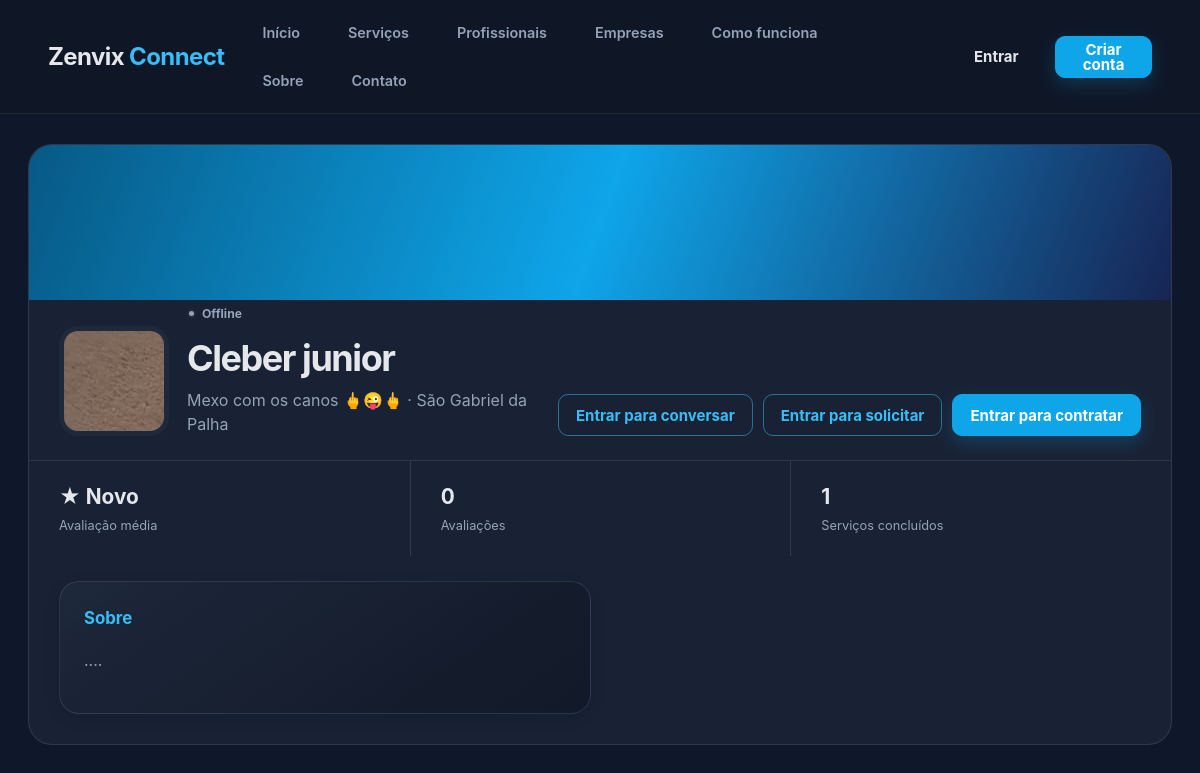
/profissional/11, run on the app's committed database.
### tables this page shows
CREATE TABLE usuarios (
            id INTEGER PRIMARY KEY AUTOINCREMENT,
            nome TEXT NOT NULL,
            email TEXT NOT NULL UNIQUE,
            senha TEXT NOT NULL,
            telefone TEXT,
            cidade TEXT,
            tipo TEXT NOT NULL
        , bio TEXT, especialidade TEXT, empresa_nome TEXT, estado TEXT, bairro TEXT, cpf TEXT, documento TEXT, foto_perfil TEXT, cnpj TEXT, documento_empresa TEXT, logo_empresa TEXT, approval_status TEXT, deletion_requested INTEGER DEFAULT 0, rejection_reason TEXT, status_online TEXT DEFAULT 'offline', TEXT, ultimo_acesso TEXT);

### app.py (the view)
@app.route("/profissional/<int:provider_id>")
def perfil_publico_profissional(provider_id):
    return render_public_provider_profile(provider_id, "profissional")

### app.py (called while the page is built, shortened)
@app.context_processor
def inject_online_users():
    return {"online_users": online_users}

def generate_csrf_token():
    if "_csrf_token" not in session:
        session["_csrf_token"] = secrets.token_urlsafe(32)
    return session["_csrf_token"]

@app.context_processor
def inject_csrf_token():
    return {"csrf_token": generate_csrf_token()}

def get_db():
    if "db" not in g:
        g.db = sqlite3.connect(DATABASE_PATH)
        g.db.row_factory = sqlite3.Row
    return g.db

def get_user_by_id(user_id):
    db = get_db()
    return db.execute("SELECT * FROM usuarios WHERE id = ?", (user_id,)).fetchone()

def is_provider_active(user):
    return bool(
        user
        and user["tipo"] in ("profissional", "empresa")
        and (user["approval_status"] or "Ativo") == "Ativo"
    )

def get_provider_rating(provider_id):
    db = get_db()
    row = db.execute(
        "SELECT AVG(nota) AS avg_rating, COUNT(*) AS total FROM avaliacoes WHERE profissional_id = ?",
        (provider_id,),
    ).fetchone()
    avg_rating = row["avg_rating"]
    return (round(avg_rating, 1), row["total"]) if avg_rating is not None else (None, row["total"])

def get_provider_recommendation_score(provider, requested_category=None):
    requested_category = (requested_category or "").strip().lower()
    rating = provider.get("rating") or 0.0
    rating_count = provider.get("rating_count") or 0
    availability_count = provider.get("availability_count") or 0
    completed_services = provider.get("completed_services") or 0
    online_bonus = 6 if provider.get("online") else 0
    category_bonus = 0
    if requested_category:
        specialty = (provider.get("especialidade") or "").lower()
        if requested_category in specialty:
            category_bonus = 20
    score = (
        (rating * 10)
        + min(rating_count * 4, 30)
        + min(availability_count * 8, 24)
        + min(completed_services * 0.4, 12)
        + online_bonus
        + category_bonus
    )
    return round(score, 2)

def get_availability_for_user(user_id):
    db = get_db()
    return db.execute(
        "SELECT * FROM disponibilidade WHERE profissional_id = ? ORDER BY id DESC",
        (user_id,),
    ).fetchall()

@app.before_request
def before_request():
    get_db()

@app.teardown_appcontext
def teardown_appcontext(exception):
    close_db(exception)

### templates/public/perfil_prestador.html (shortened to what this page needs)
{% extends "layouts/base.html" %}
{% set profile = provider or prestador or {} %}
{% block content %}
<section class="public-profile">
    <div class="public-profile-cover"></div>
    <div class="public-profile-main">
        <div class="public-profile-avatar {% if profile.foto_perfil or profile.logo_empresa %}avatar-image{% endif %}"
            {% if profile.foto_perfil or profile.logo_empresa
            %}style="background-image:url('/static/uploads/{{ profile.foto_perfil or profile.logo_empresa }}')" {% endif
            %}></div>
        <div class="public-profile-title"><span
                class="presence-label {{ 'online' if profile.id in online_users or profile.online else 'offline' }}"><i
                    class="online-dot"></i> {{
                'Online agora' if profile.id in online_users or profile.online else 'Offline' }}</span>
            <h1>{{ profile.empresa_nome or profile.nome }}</h1>
            <p>{{ profile.especialidade or ('Empresa de serviços' if profile.tipo == 'empresa' else 'Profissional') }}
                · {{ profile.cidade or 'Cidade não informada' }}</p>
        </div>{% set is_authenticated = session.get('user_id') %}{% if is_authenticated %}<div class="form-actions"
            style="justify-content: flex-start; gap: 10px; margin-top: 12px; flex-wrap: wrap;"><a
                href="{{ url_for('iniciar_conversa', partner_id=profile.id) }}"
                class="button button-secondary">Conversar</a><a href="/solicitar-servico/{{ profile.id }}"
                class="button button-secondary">Solicitar orçamento</a><a href="/solicitar-servico/{{ profile.id }}"
                class="button button-primary">Contratar agora</a></div>{%
        else %}<div class="form-actions"
            style="justify-content: flex-start; gap: 10px; margin-top: 12px; flex-wrap: wrap;"><a href="/login"
                class="button button-secondary">Entrar para conversar</a><a href="/login"
                class="button button-secondary">Entrar para solicitar</a><a href="/login"
                class="button button-primary">Entrar para contratar</a></div>{% endif %}
    </div>
    <div class="profile-stat-grid">
        <div><strong>★ {{ profile.rating if profile.rating is not none else 'Novo' }}</strong><span>Avaliação
                média</span></div>
        <div><strong>{{ profile.rating_count }}</strong><span>Avaliações</span></div>
        <div><strong>{{ profile.completed_services }}</strong><span>Serviços concluídos</span></div>
    </div>
    <div class="profile-content-grid">
        <article class="card">
            <h2>Sobre</h2>
            <p>{{ profile.bio or 'Este prestador ainda não adicionou uma descrição.' }}</p>
        </article>
    </div>
</section>
{% endblock %}

### static/css/style.css (style rules this page uses)
.button { display: inline-flex; align-items: center; justify-content: center; padding: 12px 20px; border-radius: 999px; border: none; cursor: pointer; text-decoration: none; font-weight: 600; transition: transform 0.25s ease, background-color 0.25s ease, color 0.25s ease, box-shadow 0.25s ease; }
.button-primary { background: #0EA5E9; color: white; }
.button-secondary { background: transparent; border: 1px solid #38BDF8; color: #38BDF8; }
.card { background: #1E293B; border-radius: 24px; padding: 28px; }
.card h2 { margin-top: 0; color: #38BDF8; }

### static/css/design-system.css (style rules this page uses)
:root { --brand: #0EA5E9; --brand-light: #38BDF8; --ink: #111827; --canvas: #0F172A; --surface: #172033; --surface-raised: #1E293B; --text: #E5E7EB; --text-muted: #94A3B8; --border: rgba(148, 163, 184, .18); --border-strong: rgba(56, 189, 248, .28); --danger: #F43F5E; --success: #22C55E; --warning: #F59E0B; --radius-sm: 10px; --radius: 14px; --radius-lg: 20px; --shadow-sm: 0 4px 14px rgba(2, 6, 23, .16); --shadow: 0 16px 36px rgba(2, 6, 23, .22); --ease: 180ms ease; }
*, *::before, *::after { box-sizing: border-box; }
body { background: var(--canvas); color: var(--text); line-height: 1.5; }
a { color: inherit; }
.button, .btn { --button-bg: rgba(255, 255, 255, .04); --button-fg: var(--text); --button-border: var(--border); align-items: center; background: var(--button-bg); border: 1px solid var(--button-border); border-radius: var(--radius-sm); color: var(--button-fg); cursor: pointer; display: inline-flex; font-size: .9375rem; font-weight: 650; gap: 8px; justify-content: center; line-height: 1; min-height: 42px; padding: 0 17px; text-decoration: none; transition: background var(--ease), border-color var(--ease), box-shadow var(--ease), transform var(--ease); white-space: nowrap; }
.button-primary, .btn-primary { --button-bg: var(--brand); --button-fg: #fff; --button-border: var(--brand); box-shadow: 0 7px 18px rgba(14, 165, 233, .22); }
.button-secondary, .btn-secondary { --button-bg: transparent; --button-fg: var(--brand-light); --button-border: rgba(56, 189, 248, .5); }
.card, .form-card, .dashboard-panel, .empty-state { background: linear-gradient(145deg, rgba(30, 41, 59, .94), rgba(17, 24, 39, .96)); border: 1px solid var(--border); border-radius: var(--radius-lg); box-shadow: var(--shadow-sm); }
.card, .form-card { padding: 24px; }
.card h2, .card h3, .form-card h2, .form-card h3 { margin-top: 0; }
.hero-actions, .form-actions, .provider-actions, .table-actions { align-items: center; display: flex; flex-wrap: wrap; gap: 10px; }
.avatar-image { background-position: center; background-size: cover; }
.button, .btn { max-width: 100%; min-width: 0; text-align: center; white-space: normal; }
.hero-actions, .form-actions, .provider-actions, .table-actions, .step-actions { max-width: 100%; min-width: 0; }
.hero-actions>*, .form-actions>*, .provider-actions>*, .table-actions>*, .step-actions>* { max-width: 100%; min-width: 0; }
.online-dot { background: #22C55E; border: 2px solid rgba(15, 23, 42, .85); border-radius: 50%; box-shadow: 0 0 0 3px rgba(34, 197, 94, .12); display: inline-block; height: 9px; vertical-align: middle; width: 9px; }
.offline { color: var(--text-muted); }
.offline .online-dot { background: #94A3B8; box-shadow: none; }
.presence-label { align-items: center; display: inline-flex; font-size: .76rem; font-weight: 700; gap: 6px; margin: 0; }

### data on the page
usuarios: foto_perfil (picture), status_online "Offline", nome "Cleber junior", especialidade "Mexo com os canos 🖕😜🖕", cidade "São Gabriel da Palha", bio "...."

### other printed values
{{ profile.rating if profile.rating is not none else 'Novo' }} "Novo"
{{ profile.rating_count }} "0"
{{ profile.completed_services }} "1"
